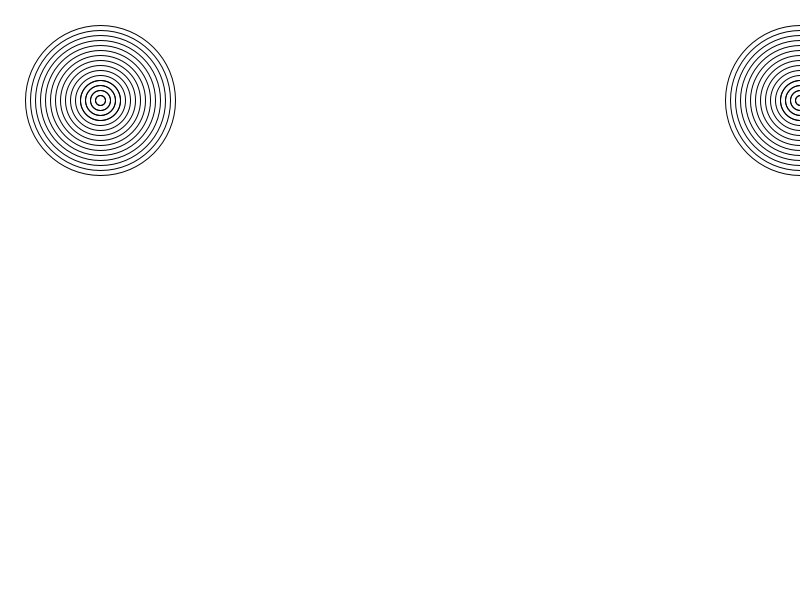
Frame 1 (no input)
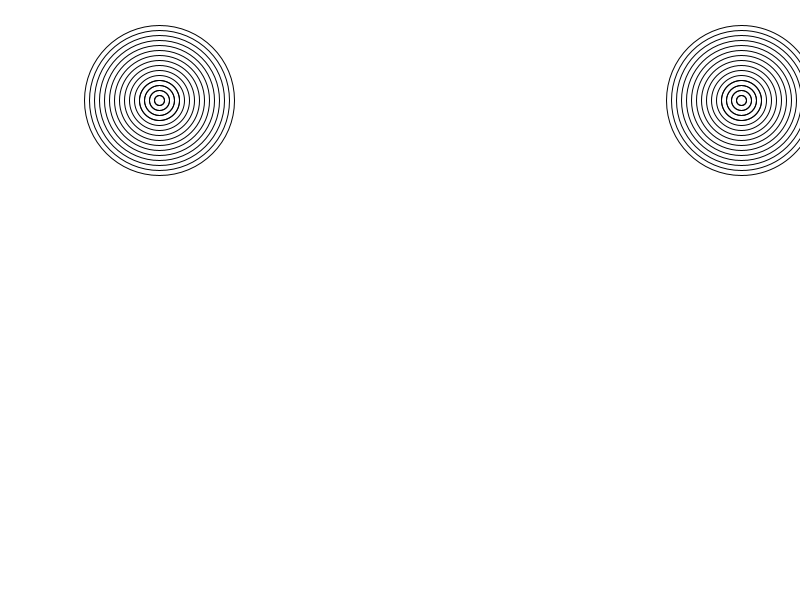
Frame 60 (the mouse pressed at the canvas centre just before this capture)
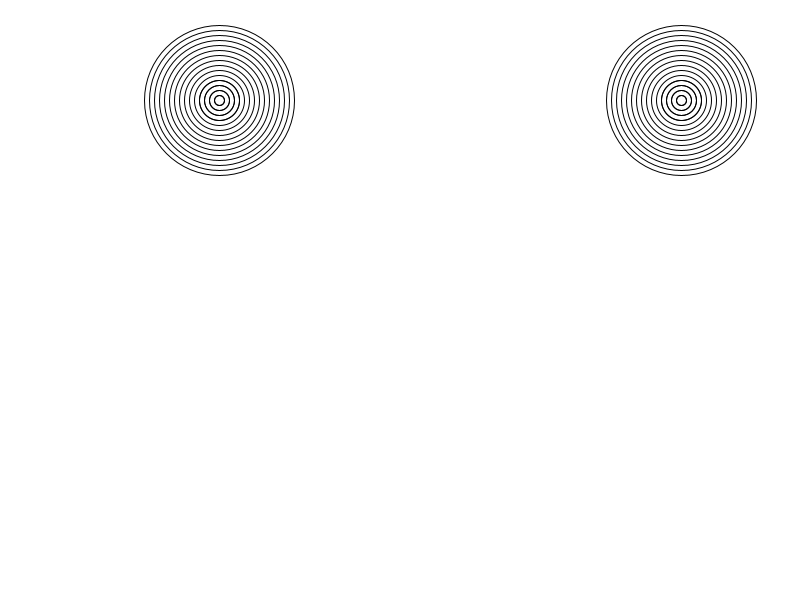
Frame 120 (the mouse held since frame 60 and released just before this capture)

The Processing sketch that drew these frames (run headless with seeded random() and noise(); from frame 60 on, the mouse is pressed at the canvas centre):

// Processing sketch: amazing_rings
// ── amazing_rings.pde

  /*** Go to the recipe to run the demonstration before starting this program ***/
int x = 100;
int x2 = 800;
int speed = 1;
int speed2 = -speed;
void setup() {
  /* Set the size of your sketch to be a rectangle like in the recipe demonstration */
  size(800, 600);
  /* Call the noFill() command so all the ellipses will be transparent */
  noFill();
}

void draw() {
background(#FFFFFF);
        /* Use a for loop to make the first set of rings that will start in the left half of the window
        (you can use the code from your Bullseye program).*/          
int b =150;
for(int i=0; i<20; i++){
        
        /*Make this set of rings move across the sketch to the right 
        Hint: make two variables, one for x and another for the speed. 
        Then increase x by the amount in speed */

 ellipse(x, 100, b, b);
 b=b-10;
}
x = x + speed;
        /*When the rings reach the right side of the sketch, reverse the direction so they move
        Hint: speed = -speed */
if(x == 800 || x==0){
 speed = -speed; 
}
int a = 150;
for(int i=0; i<20; i++){
        
        /*Make this set of rings move across the sketch to the right 
        Hint: make two variables, one for x and another for the speed. 
        Then increase x by the amount in speed */

 ellipse(x2, 100, a, a);
 a=a-10;
}
x2 = x2 + speed2;
        /*When the rings reach the right side of the sketch, reverse the direction so they move
        Hint: speed = -speed */
if(x2 == 0 || x2==800){
 speed2 = -speed2; 
}
         
        /*When the rings reach the left side of the sketch, reverse the direction again */
        
         
 //CHALLENGE - to finish the Amazing Rings 
 
        /*Add another for loop to draw the second set of rings that will start in the right half of the window */
        
        
        /*Make this set of rings move in the opposite direction to the other rings 
        These rings must also "bounce" off the sides of the window.*/
        
}
